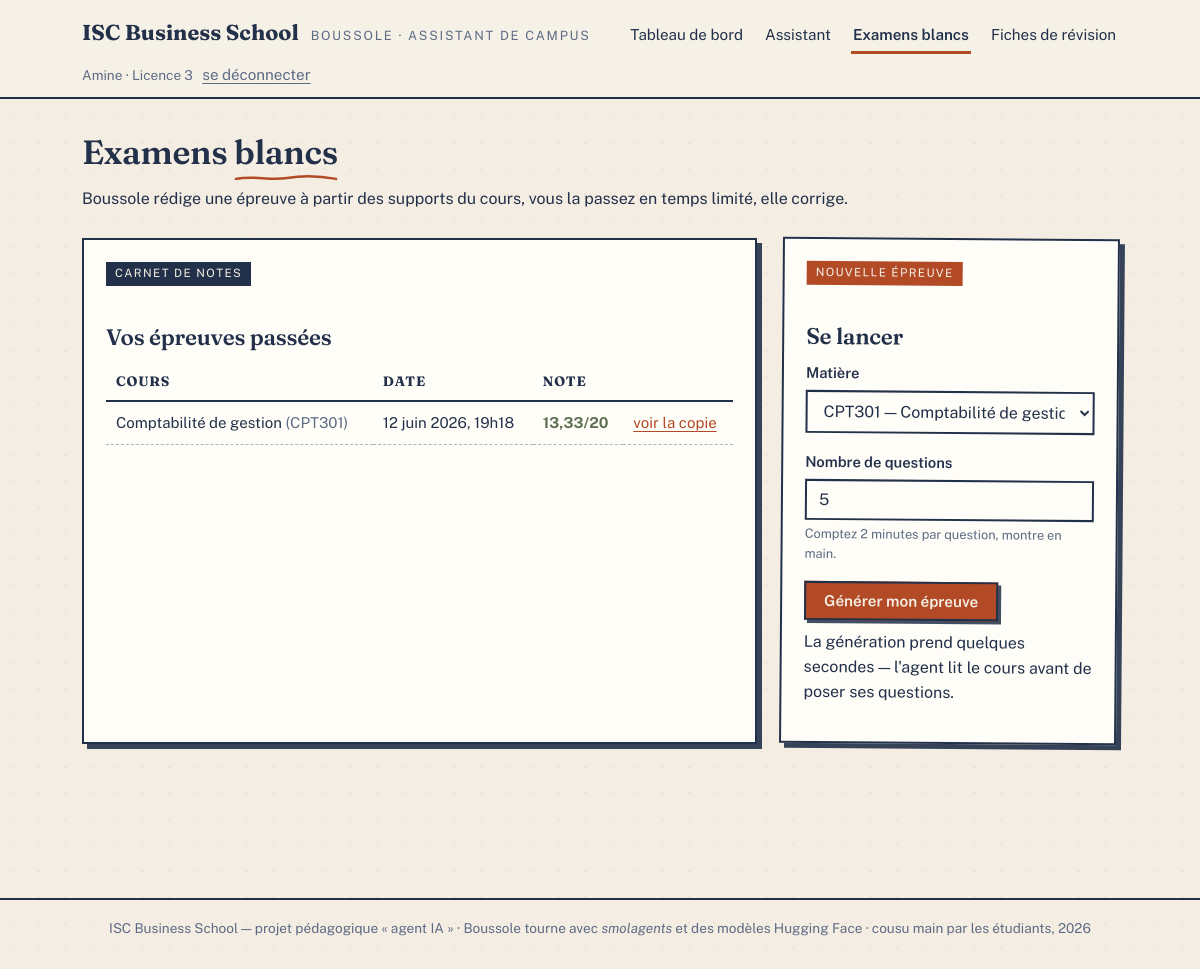
The page /examens-blancs/ (signed in) on the database its author committed.
### accounts/models.py (models this page shows, shortened)
class User(AbstractUser):
    class Role(models.TextChoices):
        ETUDIANT = 'ETUDIANT', 'Étudiant'
        ADMINISTRATION = 'ADMINISTRATION', 'Administration'
    class Niveau(models.TextChoices):
        L1 = 'L1', 'Licence 1'
        L2 = 'L2', 'Licence 2'
        L3 = 'L3', 'Licence 3'
        M1 = 'M1', 'Master 1'
        M2 = 'M2', 'Master 2'
    role = models.CharField(
        'rôle', max_length=20, choices=Role.choices, default=Role.ETUDIANT,
    )
    niveau = models.CharField(
        "niveau d'études", max_length=2, choices=Niveau.choices,
        blank=True, help_text='Uniquement pour les étudiants.',
    )
    @property
    def est_administration(self):
        return self.role == self.Role.ADMINISTRATION
    @property
    def prenom_affiche(self):
        return self.first_name or self.username

### assistant/models.py (models this page shows, shortened)
class SimulationExamen(models.Model):
    etudiant = models.ForeignKey(
        settings.AUTH_USER_MODEL, verbose_name='étudiant',
        on_delete=models.CASCADE, related_name='simulations',
    )
    cours = models.ForeignKey(
        Cours, verbose_name='cours', on_delete=models.CASCADE,
        related_name='simulations',
    )
    questions = models.JSONField('questions')
    reponses = models.JSONField('réponses', null=True, blank=True)
    note_sur_20 = models.DecimalField(
        'note sur 20', max_digits=4, decimal_places=2, null=True, blank=True,
    )
    commencee_le = models.DateTimeField('commencée le', auto_now_add=True)
    terminee_le = models.DateTimeField('terminée le', null=True, blank=True)
    class Meta:
        verbose_name = "simulation d'examen"
        verbose_name_plural = "simulations d'examen"
        ordering = ['-commencee_le']
    @property
    def est_terminee(self):
        return self.terminee_le is not None

### academics/models.py (models this page shows, shortened)
class Cours(models.Model):
    class Semestre(models.TextChoices):
        S1 = 'S1', 'Semestre 1'
        S2 = 'S2', 'Semestre 2'
    code = models.CharField('code', max_length=12, unique=True)
    intitule = models.CharField('intitulé', max_length=150)
    niveau = models.CharField('niveau', max_length=2, choices=User.Niveau.choices)
    semestre = models.CharField(
        'semestre', max_length=2, choices=Semestre.choices, default=Semestre.S1,
    )
    enseignant = models.CharField('enseignant', max_length=100)
    credits = models.PositiveSmallIntegerField('crédits ECTS', default=4)
    description = models.TextField('description', blank=True)
    class Meta:
        verbose_name = 'cours'
        verbose_name_plural = 'cours'
        ordering = ['niveau', 'code']

### assistant/views.py (the view)
# urls.py: path('examens-blancs/', views.examens_blancs, name='examens_blancs'),
@login_required
def examens_blancs(request):
    return render(request, 'assistant/examens_liste.html', {
        'simulations': request.user.simulations.select_related('cours'),
        'cours_disponibles': _cours_du_niveau(request.user),
    })

### assistant/views.py (called while the page is built)
def _cours_du_niveau(utilisateur):
    if utilisateur.est_administration:
        return Cours.objects.all()
    return Cours.objects.filter(niveau=utilisateur.niveau)

### templates/assistant/examens_liste.html (shortened to what this page needs)
{% extends 'base.html' %}
{% block contenu %}
<div class="bonjour">
  <h1>Examens <span class="souligne">blancs</span></h1>
  <p>Boussole rédige une épreuve à partir des supports du cours, vous la passez en temps limité, elle corrige.</p>
</div>
<div class="colonnes colonnes-tiers">
  <div class="carte">
    <span class="etiquette">Carnet de notes</span>
    <h2>Vos épreuves passées</h2>
    {% if simulations %}
      <table class="registre">
        <tr><th>Cours</th><th>Date</th><th>Note</th><th></th></tr>
        {% for s in simulations %}
        <tr>
          <td>{{ s.cours.intitule }} <span style="color:var(--encre-pale)">({{ s.cours.code }})</span></td>
          <td>{{ s.commencee_le|date:"j N Y, H\hi" }}</td>
          <td>
            {% if s.est_terminee %}
              <b style="color:{% if s.note_sur_20 >= 10 %}var(--sauge){% else %}var(--rouille){% endif %};">
                {{ s.note_sur_20 }}/20</b>
            {% else %}
              <em>en cours</em>
            {% endif %}
          </td>
          <td>
            {% if s.est_terminee %}
              <a href="{% url 'assistant:resultat_simulation' s.pk %}">voir la copie</a>
            {% else %}
              <a href="{% url 'assistant:passer_simulation' s.pk %}">reprendre</a>
            {% endif %}
          </td>
        </tr>
        {% endfor %}
      </table>
    {% else %}
      <p>Aucune épreuve pour l'instant. <span class="manuscrit">le premier essai ne compte pas, promis</span></p>
    {% endif %}
  </div>
  <div class="carte penchee-d">
    <span class="etiquette rouille">Nouvelle épreuve</span>
    <h2>Se lancer</h2>
    <form method="post" action="{% url 'assistant:demarrer_simulation' %}">
      <div class="champ">
        <label for="cours_id">Matière</label>
        <select name="cours_id" id="cours_id" required>
          {% for c in cours_disponibles %}
            <option value="{{ c.pk }}">{{ c.code }} — {{ c.intitule }}</option>
          {% endfor %}
        </select>
      </div>
      <div class="champ">
        <label for="nombre_questions">Nombre de questions</label>
        <input type="number" name="nombre_questions" id="nombre_questions"
               min="3" max="10" value="5">
        <p class="aide">Comptez 2 minutes par question, montre en main.</p>
      </div>
      <button type="submit" class="bouton rouille">Générer mon épreuve</button>
      <p class="aide" style="margin-top:10px;">La génération prend quelques secondes — l'agent lit le cours avant de poser ses questions.</p>
    </form>
  </div>
</div>
{% endblock %}

### templates/base.html (shortened to what this page needs)
{% load static %}
<!DOCTYPE html>
<html lang="fr">
<head>
  <link rel="stylesheet" href="{% static 'css/isc.css' %}">
</head>
<body>
<header class="bandeau">
  <div class="bandeau-interieur">
    <a class="marque" href="{% url 'assistant:tableau_de_bord' %}">
      <b>ISC Business School</b>
      <span>Boussole · assistant de campus</span>
    </a>
    {% if user.is_authenticated %}
    {% with vue=request.resolver_match.view_name %}
    <nav class="menu">
      {% if user.est_administration %}
        <a href="{% url 'academics:tableau' %}" class="{% if vue == 'academics:tableau' %}actif{% endif %}">Tableau de bord</a>
        <a href="{% url 'academics:cours_liste' %}" class="{% if 'cours' in vue or 'document' in vue %}actif{% endif %}">Cours &amp; supports</a>
        <a href="{% url 'academics:edt_liste' %}" class="{% if 'edt' in vue or 'creneau' in vue or 'examen' in vue %}actif{% endif %}">Plannings</a>
        <a href="{% url 'assistant:chat' %}" class="{% if 'chat' in vue or 'conversation' in vue %}actif{% endif %}">Assistant</a>
      {% else %}
        <a href="{% url 'assistant:tableau_de_bord' %}" class="{% if vue == 'assistant:tableau_de_bord' %}actif{% endif %}">Tableau de bord</a>
        <a href="{% url 'assistant:chat' %}" class="{% if 'chat' in vue or 'conversation' in vue %}actif{% endif %}">Assistant</a>
        <a href="{% url 'assistant:examens_blancs' %}" class="{% if 'simulation' in vue or 'examens' in vue %}actif{% endif %}">Examens blancs</a>
        <a href="{% url 'assistant:fiches' %}" class="{% if 'fiche' in vue %}actif{% endif %}">Fiches de révision</a>
      {% endif %}
    </nav>
    {% endwith %}
    <div class="profil-coin">
      {{ user.prenom_affiche }}{% if user.niveau %} · {{ user.get_niveau_display }}{% endif %}{% if user.est_administration %} · administration{% endif %}
      <form method="post" action="{% url 'accounts:logout' %}">
        <button type="submit" class="bouton discret">se déconnecter</button>
      </form>
    </div>
    {% endif %}
  </div>
</header>
<main class="page">
  {% block contenu %}{% endblock %}
</main>
<footer class="pied">
  ISC Business School — projet pédagogique « agent IA » · Boussole tourne avec
  <em>smolagents</em> et des modèles Hugging Face · cousu main par les étudiants, 2026
</footer>
</body>
</html>

### static/css/isc.css (style rules this page uses)
:root { --papier: #f6f1e7; --papier-fonce: #ece4d4; --encre: #22304a; --encre-pale: #5d6b85; --rouille: #b34a26; --rouille-pale: #e8d4c9; --sauge: #5d7052; --sauge-pale: #dde4d5; --jaune-fluo: #f5e08a; --trait: 2px solid var(--encre); --ombre-dure: 5px 5px 0 rgba(34, 48, 74, .9); --ombre-petite: 3px 3px 0 rgba(34, 48, 74, .85); }
* { box-sizing: border-box; }
html { scroll-behavior: smooth; }
body { margin: 0; background-color: var(--papier); background-image: radial-gradient(rgba(34, 48, 74, .05) 1px, transparent 1.4px), linear-gradient(rgba(179, 74, 38, .025), rgba(179, 74, 38, .025)); background-size: 26px 26px, 100% 100%; color: var(--encre); font-family: 'Public Sans', 'Segoe UI', sans-serif; font-size: 16px; line-height: 1.55; }
h1, h2, h3, .serif { font-family: 'Fraunces', Georgia, serif; font-weight: 600; letter-spacing: -.01em; line-height: 1.15; }
h1 { font-size: 2.1rem; margin: 0 0 .4rem; }
h2 { font-size: 1.4rem; margin: 1.8rem 0 .8rem; }
a { color: var(--rouille); text-underline-offset: 3px; }
.souligne { background-repeat: no-repeat; background-position: 0 100%; background-size: 100% 9px; padding-bottom: 9px; }
.page { max-width: 1080px; margin: 0 auto; padding: 0 22px 70px; }
header.bandeau { border-bottom: var(--trait); background: var(--papier); }
.bandeau-interieur { max-width: 1080px; margin: 0 auto; padding: 16px 22px 10px; display: flex; align-items: baseline; justify-content: space-between; flex-wrap: wrap; gap: 8px 18px; }
.marque { display: flex; align-items: baseline; gap: 12px; text-decoration: none; color: var(--encre); }
.marque b { font-family: 'Fraunces', serif; font-size: 1.35rem; font-weight: 700; }
.marque span { font-size: .8rem; color: var(--encre-pale); letter-spacing: .14em; text-transform: uppercase; }
nav.menu { display: flex; gap: 4px 18px; flex-wrap: wrap; }
nav.menu a { text-decoration: none; color: var(--encre); font-size: .95rem; padding: 4px 2px; border-bottom: 3px solid transparent; }
nav.menu a.actif { border-bottom-color: var(--rouille); font-weight: 600; }
.profil-coin { font-size: .85rem; color: var(--encre-pale); }
.profil-coin form { display: inline; }
footer.pied { border-top: var(--trait); margin-top: 60px; padding: 18px 22px 30px; text-align: center; font-size: .85rem; color: var(--encre-pale); }
.carte { background: #fffdf7; border: var(--trait); box-shadow: var(--ombre-dure); padding: 20px 22px; margin-bottom: 24px; }
.carte.penchee-d { transform: rotate(.45deg); }
.etiquette { display: inline-block; font-size: .72rem; letter-spacing: .12em; text-transform: uppercase; background: var(--encre); color: var(--papier); padding: 3px 9px; margin-bottom: 10px; }
.etiquette.rouille { background: var(--rouille); }
.bouton, button.bouton, input[type=submit].bouton { display: inline-block; font: 600 .95rem 'Public Sans', sans-serif; background: var(--encre); color: var(--papier); border: var(--trait); box-shadow: var(--ombre-petite); padding: 9px 18px; cursor: pointer; text-decoration: none; transition: transform .08s ease, box-shadow .08s ease; }
.bouton.rouille { background: var(--rouille); }
.bouton.discret { background: transparent; color: var(--encre-pale); border: none; box-shadow: none; padding: 4px 6px; font-weight: 400; text-decoration: underline; text-underline-offset: 3px; }
input[type=text], input[type=password], input[type=number], input[type=time], input[type=datetime-local], input[type=file], select, textarea { font: 1rem 'Public Sans', sans-serif; color: var(--encre); background: #fffdf7; border: var(--trait); padding: 9px 12px; width: 100%; }
label { font-weight: 600; font-size: .92rem; display: block; margin-bottom: 5px; }
.champ { margin-bottom: 18px; }
.champ .aide { font-size: .8rem; color: var(--encre-pale); margin-top: 4px; }
table.registre { width: 100%; border-collapse: collapse; font-size: .94rem; }
table.registre th { text-align: left; font-family: 'Fraunces', serif; font-size: .85rem; letter-spacing: .06em; text-transform: uppercase; border-bottom: var(--trait); padding: 8px 10px; }
table.registre td { padding: 9px 10px; border-bottom: 1px dashed rgba(34,48,74,.35); vertical-align: top; }
.colonnes { display: grid; gap: 24px; }
@media (min-width: 820px) { .colonnes-tiers { grid-template-columns: 2fr 1fr; } }
.bonjour { margin: 34px 0 26px; }

### rows shown on the page
User: prenom_affiche "Amine", niveau "Licence 3"
SimulationExamen: cours.intitule "Comptabilité de gestion", cours.code "CPT301", commencee_le "12 juin 2026, 19h18", note_sur_20 "13,33", shows "voir la copie"

### other values the page prints
form field cours_id "CPT301 — Comptabilité de gestion"
